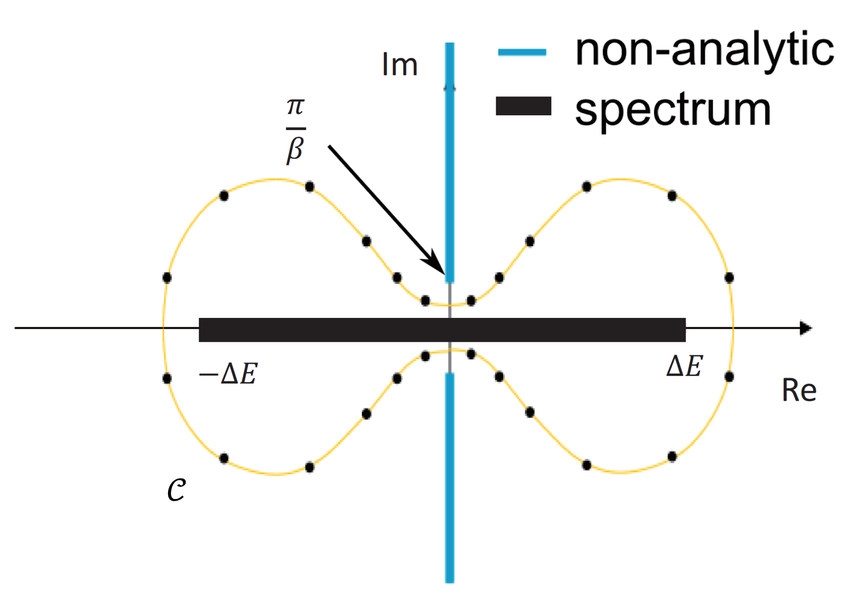
#> input picture plot.png, 850 x 596 px
$ python color.py
#> lines starting #> are read from the running program, lines starting #| are printed output that depends on the picture
from PIL import Image
from sklearn.cluster import KMeans
import matplotlib.pyplot as plt
import numpy as np


def rgb_to_hex(rgb):
    return "%02x%02x%02x" % rgb


im = Image.open("plot.png")  # Can be many different formats.
#> im is the input picture: PIL image 850x596 RGBA; mean R, G, B, A 242.7, 243.4, 242.9, 255
pix = im.load()

colorset = list()
for x_index in range(im.size[0]):
    for y_index in range(im.size[1]):
        r, g, b, a = pix[x_index, y_index]
        colorset.append(np.array([r, g, b]))
#> after the loop, colorset = 506600 items

colorset = np.array(colorset)

plt.imshow([colorset])
kmeans = KMeans(n_clusters=5, random_state=0).fit(colorset)
colorinfo = kmeans.cluster_centers_.astype(int)
#> colorinfo = [[254, 254, 254], [30, 27, 27], [56, 153, 187], [210, 212, 202], [251, 216, 110]]
print(colorinfo)
#| [[254 254 254]
#|  [ 30  27  27]
#|  [ 56 153 187]
#|  [210 212 202]
#|  [251 216 110]]
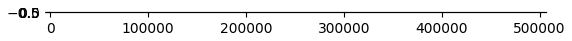
#> figure drawn by matplotlib, 1 panel
